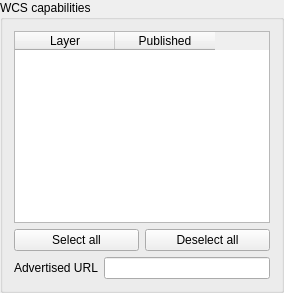
                <widget class="QgsCollapsibleGroupBox" name="grpWCSCapabilities">
                 <property name="sizePolicy">
                  <sizepolicy hsizetype="Preferred" vsizetype="Preferred">
                   <horstretch>0</horstretch>
                   <verstretch>3</verstretch>
                  </sizepolicy>
                 </property>
                 <property name="title">
                  <string>WCS capabilities</string>
                 </property>
                 <property name="syncGroup" stdset="0">
                  <string notr="true">projowsserver</string>
                 </property>
                 <layout class="QGridLayout" name="gridLayout_9">
                  <item row="0" column="0" colspan="2">
                   <widget class="QTableWidget" name="twWCSLayers">
                    <property name="sizePolicy">
                     <sizepolicy hsizetype="Expanding" vsizetype="MinimumExpanding">
                      <horstretch>0</horstretch>
                      <verstretch>0</verstretch>
                     </sizepolicy>
                    </property>
                    <column>
                     <property name="text">
                      <string>Layer</string>
                     </property>
                    </column>
                    <column>
                     <property name="text">
                      <string>Published</string>
                     </property>
                    </column>
                   </widget>
                  </item>
                  <item row="1" column="1">
                   <widget class="QPushButton" name="pbnWCSLayersDeselectAll">
                    <property name="text">
                     <string>Deselect all</string>
                    </property>
                   </widget>
                  </item>
                  <item row="1" column="0">
                   <widget class="QPushButton" name="pbnWCSLayersSelectAll">
                    <property name="text">
                     <string>Select all</string>
                    </property>
                   </widget>
                  </item>
                  <item row="3" column="0" colspan="2">
                   <layout class="QHBoxLayout" name="horizontalLayout_9">
                    <item>
                     <widget class="QLabel" name="mWCSUrlLabel">
                      <property name="text">
                       <string>Advertised URL</string>
                      </property>
                     </widget>
                    </item>
                    <item>
                     <widget class="QLineEdit" name="mWCSUrlLineEdit"/>
                    </item>
                   </layout>
                  </item>
                 </layout>
                </widget>
